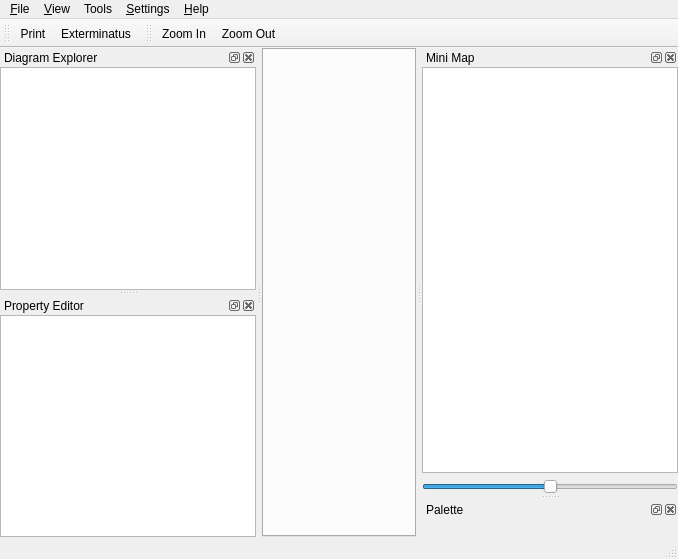
<?xml version="1.0" encoding="UTF-8"?>
<ui version="4.0">
 <class>MainWindowUi</class>
 <widget class="QMainWindow" name="MainWindowUi">
  <property name="geometry">
   <rect>
    <x>0</x>
    <y>0</y>
    <width>678</width>
    <height>559</height>
   </rect>
  </property>
  <property name="windowTitle">
   <string>QReal</string>
  </property>
  <property name="windowIcon">
   <iconset>
    <normaloff>:/icons/qreal.png</normaloff>:/icons/qreal.png</iconset>
  </property>
  <widget class="QWidget" name="centralwidget">
   <layout class="QGridLayout">
    <property name="margin">
     <number>0</number>
    </property>
    <property name="spacing">
     <number>0</number>
    </property>
    <item row="0" column="0">
     <widget class="QTabWidget" name="tabs"/>
    </item>
   </layout>
  </widget>
  <widget class="QMenuBar" name="menubar">
   <property name="geometry">
    <rect>
     <x>0</x>
     <y>0</y>
     <width>678</width>
     <height>22</height>
    </rect>
   </property>
   <widget class="QMenu" name="menu_File">
    <property name="title">
     <string>&amp;File</string>
    </property>
    <addaction name="actionSave"/>
    <addaction name="actionPrint"/>
    <addaction name="actionMakeSvg"/>
    <addaction name="separator"/>
    <addaction name="actionQuit"/>
   </widget>
   <widget class="QMenu" name="menu_View">
    <property name="title">
     <string>&amp;View</string>
    </property>
    <addaction name="actionZoom_In"/>
    <addaction name="actionZoom_Out"/>
    <addaction name="separator"/>
    <addaction name="actionAntialiasing"/>
    <addaction name="actionOpenGL_Renderer"/>
    <addaction name="actionShowSplash"/>
   </widget>
   <widget class="QMenu" name="menuHelp">
    <property name="title">
     <string>&amp;Help</string>
    </property>
    <addaction name="actionHelp"/>
    <addaction name="separator"/>
    <addaction name="actionAbout"/>
    <addaction name="actionAboutQt"/>
   </widget>
   <widget class="QMenu" name="menuSettings">
    <property name="title">
     <string>&amp;Settings</string>
    </property>
    <addaction name="actionPlugins"/>
   </widget>
   <widget class="QMenu" name="menuTools">
    <property name="title">
     <string>Tools</string>
    </property>
    <addaction name="actionClear"/>
    <addaction name="actionExport_to_XMI"/>
    <addaction name="actionExport_to_Java"/>
    <addaction name="actionGenerate_editor"/>
   </widget>
   <addaction name="menu_File"/>
   <addaction name="menu_View"/>
   <addaction name="menuTools"/>
   <addaction name="menuSettings"/>
   <addaction name="menuHelp"/>
  </widget>
  <widget class="QStatusBar" name="statusbar"/>
  <widget class="QDockWidget" name="diagramDock">
   <property name="allowedAreas">
    <set>Qt::AllDockWidgetAreas</set>
   </property>
   <property name="windowTitle">
    <string>Diagram Explorer</string>
   </property>
   <attribute name="dockWidgetArea">
    <number>1</number>
   </attribute>
   <widget class="QWidget" name="dockWidgetContents_2">
    <layout class="QHBoxLayout">
     <property name="spacing">
      <number>6</number>
     </property>
     <property name="margin">
      <number>0</number>
     </property>
     <item>
      <widget class="QTreeView" name="diagramExplorer">
       <property name="contextMenuPolicy">
        <enum>Qt::ActionsContextMenu</enum>
       </property>
       <property name="acceptDrops">
        <bool>true</bool>
       </property>
       <property name="dragDropMode">
        <enum>QAbstractItemView::DragDrop</enum>
       </property>
      </widget>
     </item>
    </layout>
   </widget>
  </widget>
  <widget class="QToolBar" name="fileToolbar">
   <property name="windowTitle">
    <string>File Toolbar</string>
   </property>
   <property name="orientation">
    <enum>Qt::Horizontal</enum>
   </property>
   <attribute name="toolBarArea">
    <enum>TopToolBarArea</enum>
   </attribute>
   <attribute name="toolBarBreak">
    <bool>false</bool>
   </attribute>
   <addaction name="actionPrint"/>
   <addaction name="actionClear"/>
  </widget>
  <widget class="QDockWidget" name="minimapDock">
   <property name="windowTitle">
    <string>Mini Map</string>
   </property>
   <attribute name="dockWidgetArea">
    <number>2</number>
   </attribute>
   <widget class="QWidget" name="dockWidgetContents_4">
    <layout class="QVBoxLayout">
     <property name="spacing">
      <number>6</number>
     </property>
     <property name="margin">
      <number>0</number>
     </property>
     <item>
      <widget class="QGraphicsView" name="minimapView">
       <property name="dragMode">
        <enum>QGraphicsView::ScrollHandDrag</enum>
       </property>
      </widget>
     </item>
     <item>
      <widget class="QSlider" name="minimapZoomSlider">
       <property name="maximum">
        <number>50</number>
       </property>
       <property name="value">
        <number>25</number>
       </property>
       <property name="orientation">
        <enum>Qt::Horizontal</enum>
       </property>
      </widget>
     </item>
    </layout>
   </widget>
  </widget>
  <widget class="QDockWidget" name="paletteDock">
   <property name="windowTitle">
    <string>Palette</string>
   </property>
   <attribute name="dockWidgetArea">
    <number>2</number>
   </attribute>
   <widget class="QWidget" name="dockWidgetContents_5">
    <layout class="QHBoxLayout">
     <property name="spacing">
      <number>6</number>
     </property>
     <property name="margin">
      <number>0</number>
     </property>
     <item>
      <widget class="qReal::gui::PaletteToolbox" name="paletteToolbox"/>
     </item>
    </layout>
   </widget>
  </widget>
  <widget class="QToolBar" name="viewToolbar">
   <property name="windowTitle">
    <string>View Toolbar</string>
   </property>
   <attribute name="toolBarArea">
    <enum>TopToolBarArea</enum>
   </attribute>
   <attribute name="toolBarBreak">
    <bool>false</bool>
   </attribute>
   <addaction name="actionZoom_In"/>
   <addaction name="actionZoom_Out"/>
  </widget>
  <widget class="QDockWidget" name="propertyDock">
   <property name="windowTitle">
    <string>Property Editor</string>
   </property>
   <attribute name="dockWidgetArea">
    <number>1</number>
   </attribute>
   <widget class="QWidget" name="dockWidgetContents">
    <layout class="QVBoxLayout">
     <property name="spacing">
      <number>6</number>
     </property>
     <property name="margin">
      <number>0</number>
     </property>
     <item>
      <widget class="QTableView" name="propertyEditor">
       <property name="alternatingRowColors">
        <bool>true</bool>
       </property>
       <property name="showGrid">
        <bool>false</bool>
       </property>
      </widget>
     </item>
    </layout>
   </widget>
  </widget>
  <action name="actionQuit">
   <property name="text">
    <string>&amp;Quit</string>
   </property>
  </action>
  <action name="actionConnect">
   <property name="icon">
    <iconset>
     <normaloff>:/icons/database_connected.png</normaloff>:/icons/database_connected.png</iconset>
   </property>
   <property name="text">
    <string>&amp;Connect</string>
   </property>
  </action>
  <action name="actionZoom_In">
   <property name="icon">
    <iconset>
     <normaloff>:/icons/zoomin.png</normaloff>:/icons/zoomin.png</iconset>
   </property>
   <property name="text">
    <string>Zoom In</string>
   </property>
  </action>
  <action name="actionZoom_Out">
   <property name="icon">
    <iconset>
     <normaloff>:/icons/zoomout.png</normaloff>:/icons/zoomout.png</iconset>
   </property>
   <property name="text">
    <string>Zoom Out</string>
   </property>
  </action>
  <action name="actionAntialiasing">
   <property name="checkable">
    <bool>true</bool>
   </property>
   <property name="checked">
    <bool>true</bool>
   </property>
   <property name="text">
    <string>Antialiasing</string>
   </property>
  </action>
  <action name="actionOpenGL_Renderer">
   <property name="checkable">
    <bool>true</bool>
   </property>
   <property name="text">
    <string>OpenGL Renderer</string>
   </property>
  </action>
  <action name="actionPrint">
   <property name="icon">
    <iconset>
     <normaloff>:/icons/print.png</normaloff>:/icons/print.png</iconset>
   </property>
   <property name="text">
    <string>Print</string>
   </property>
  </action>
  <action name="actionMakeSvg">
   <property name="text">
    <string>Export to SVG</string>
   </property>
  </action>
  <action name="actionDisconnect">
   <property name="icon">
    <iconset>
     <normaloff>:/icons/database_disconnect.png</normaloff>:/icons/database_disconnect.png</iconset>
   </property>
   <property name="text">
    <string>&amp;Disconnect</string>
   </property>
  </action>
  <action name="actionBeginTransaction">
   <property name="enabled">
    <bool>false</bool>
   </property>
   <property name="icon">
    <iconset>
     <normaloff>:/icons/database_connect.png</normaloff>:/icons/database_connect.png</iconset>
   </property>
   <property name="text">
    <string>Begin Transaction</string>
   </property>
  </action>
  <action name="actionCommitTransaction">
   <property name="enabled">
    <bool>false</bool>
   </property>
   <property name="icon">
    <iconset>
     <normaloff>:/icons/database_commit.png</normaloff>:/icons/database_commit.png</iconset>
   </property>
   <property name="text">
    <string>Commit Transaction</string>
   </property>
  </action>
  <action name="actionRollbackTransaction">
   <property name="enabled">
    <bool>false</bool>
   </property>
   <property name="icon">
    <iconset>
     <normaloff>:/icons/database_revert.png</normaloff>:/icons/database_revert.png</iconset>
   </property>
   <property name="text">
    <string>Rollback Transaction</string>
   </property>
  </action>
  <action name="actionDeleteFromDiagram">
   <property name="text">
    <string>Delete</string>
   </property>
  </action>
  <action name="openNewTab">
   <property name="text">
    <string>Open in new tab</string>
   </property>
  </action>
  <action name="actionHelp">
   <property name="text">
    <string>Small Help</string>
   </property>
  </action>
  <action name="actionAbout">
   <property name="text">
    <string>About...</string>
   </property>
  </action>
  <action name="actionAboutQt">
   <property name="text">
    <string>About Qt...</string>
   </property>
  </action>
  <action name="actionPlugins">
   <property name="text">
    <string>Plugins...</string>
   </property>
  </action>
  <action name="actionShowSplash">
   <property name="checkable">
    <bool>true</bool>
   </property>
   <property name="checked">
    <bool>true</bool>
   </property>
   <property name="text">
    <string>Show splashscreen</string>
   </property>
  </action>
  <action name="actionClear">
   <property name="icon">
    <iconset>
     <normaloff>:/icons/clear.png</normaloff>:/icons/clear.png</iconset>
   </property>
   <property name="text">
    <string>Exterminatus</string>
   </property>
  </action>
  <action name="actionExport_to_XMI">
   <property name="text">
    <string>Export to XMI</string>
   </property>
  </action>
  <action name="actionExport_to_Java">
   <property name="text">
    <string>Export to Java</string>
   </property>
  </action>
  <action name="actionSave">
   <property name="text">
    <string>Save</string>
   </property>
  </action>
  <action name="actionGenerate_editor">
   <property name="text">
    <string>Generate editor</string>
   </property>
  </action>
 </widget>
 <layoutdefault spacing="0" margin="0"/>
 <customwidgets>
  <customwidget>
   <class>qReal::gui::PaletteToolbox</class>
   <extends>QToolBox</extends>
   <header>paletteToolbox.h</header>
   <container>1</container>
  </customwidget>
 </customwidgets>
 <resources/>
 <connections/>
</ui>
